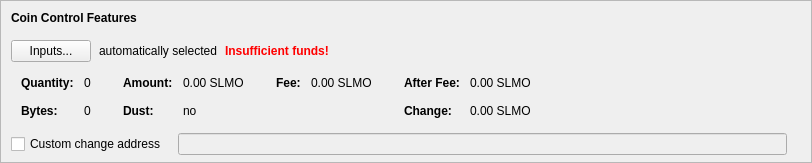
    <widget class="QFrame" name="frameCoinControl">
     <property name="sizePolicy">
      <sizepolicy hsizetype="Expanding" vsizetype="Expanding">
       <horstretch>0</horstretch>
       <verstretch>0</verstretch>
      </sizepolicy>
     </property>
     <property name="maximumSize">
      <size>
       <width>16777215</width>
       <height>16777215</height>
      </size>
     </property>
     <property name="frameShape">
      <enum>QFrame::StyledPanel</enum>
     </property>
     <property name="frameShadow">
      <enum>QFrame::Sunken</enum>
     </property>
     <layout class="QVBoxLayout" name="verticalLayoutCoinControl2">
      <property name="spacing">
       <number>0</number>
      </property>
      <property name="leftMargin">
       <number>0</number>
      </property>
      <property name="topMargin">
       <number>0</number>
      </property>
      <property name="rightMargin">
       <number>0</number>
      </property>
      <property name="bottomMargin">
       <number>6</number>
      </property>
      <item>
       <layout class="QVBoxLayout" name="verticalLayoutCoinControl" stretch="0,0,0,0,1">
        <property name="spacing">
         <number>0</number>
        </property>
        <property name="leftMargin">
         <number>10</number>
        </property>
        <property name="topMargin">
         <number>10</number>
        </property>
        <item>
         <layout class="QHBoxLayout" name="horizontalLayoutCoinControl1">
          <property name="bottomMargin">
           <number>15</number>
          </property>
          <item>
           <widget class="QLabel" name="labelCoinControlFeatures">
            <property name="sizePolicy">
             <sizepolicy hsizetype="Preferred" vsizetype="Maximum">
              <horstretch>0</horstretch>
              <verstretch>0</verstretch>
             </sizepolicy>
            </property>
            <property name="font">
             <font>
              <weight>75</weight>
              <bold>true</bold>
             </font>
            </property>
            <property name="styleSheet">
             <string notr="true">font-weight:bold;</string>
            </property>
            <property name="text">
             <string>Coin Control Features</string>
            </property>
           </widget>
          </item>
         </layout>
        </item>
        <item>
         <layout class="QHBoxLayout" name="horizontalLayoutCoinControl2" stretch="0,0,0,0">
          <property name="spacing">
           <number>8</number>
          </property>
          <property name="bottomMargin">
           <number>10</number>
          </property>
          <item>
           <widget class="QPushButton" name="pushButtonCoinControl">
            <property name="styleSheet">
             <string notr="true"/>
            </property>
            <property name="text">
             <string>Inputs...</string>
            </property>
            <property name="autoDefault">
             <bool>false</bool>
            </property>
           </widget>
          </item>
          <item>
           <widget class="QLabel" name="labelCoinControlAutomaticallySelected">
            <property name="text">
             <string>automatically selected</string>
            </property>
            <property name="margin">
             <number>5</number>
            </property>
           </widget>
          </item>
          <item>
           <widget class="QLabel" name="labelCoinControlInsuffFunds">
            <property name="font">
             <font>
              <weight>75</weight>
              <bold>true</bold>
             </font>
            </property>
            <property name="styleSheet">
             <string notr="true">color:red;font-weight:bold;</string>
            </property>
            <property name="text">
             <string>Insufficient funds!</string>
            </property>
            <property name="margin">
             <number>5</number>
            </property>
           </widget>
          </item>
          <item>
           <spacer name="horizontalSpacerCoinControl">
            <property name="orientation">
             <enum>Qt::Horizontal</enum>
            </property>
            <property name="sizeHint" stdset="0">
             <size>
              <width>40</width>
              <height>1</height>
             </size>
            </property>
           </spacer>
          </item>
         </layout>
        </item>
        <item>
         <widget class="QWidget" name="widgetCoinControl" native="true">
          <property name="sizePolicy">
           <sizepolicy hsizetype="Preferred" vsizetype="Preferred">
            <horstretch>0</horstretch>
            <verstretch>0</verstretch>
           </sizepolicy>
          </property>
          <property name="minimumSize">
           <size>
            <width>0</width>
            <height>0</height>
           </size>
          </property>
          <property name="styleSheet">
           <string notr="true"/>
          </property>
          <layout class="QHBoxLayout" name="horizontalLayoutCoinControl5">
           <property name="leftMargin">
            <number>0</number>
           </property>
           <property name="topMargin">
            <number>0</number>
           </property>
           <property name="rightMargin">
            <number>0</number>
           </property>
           <property name="bottomMargin">
            <number>0</number>
           </property>
           <item>
            <layout class="QHBoxLayout" name="horizontalLayoutCoinControl3" stretch="0,0,0,1">
             <property name="spacing">
              <number>20</number>
             </property>
             <property name="topMargin">
              <number>0</number>
             </property>
             <property name="bottomMargin">
              <number>10</number>
             </property>
             <item>
              <layout class="QFormLayout" name="formLayoutCoinControl1">
               <property name="horizontalSpacing">
                <number>10</number>
               </property>
               <property name="verticalSpacing">
                <number>14</number>
               </property>
               <property name="leftMargin">
                <number>10</number>
               </property>
               <property name="topMargin">
                <number>4</number>
               </property>
               <property name="rightMargin">
                <number>6</number>
               </property>
               <item row="0" column="0">
                <widget class="QLabel" name="labelCoinControlQuantityText">
                 <property name="font">
                  <font>
                   <weight>75</weight>
                   <bold>true</bold>
                  </font>
                 </property>
                 <property name="text">
                  <string>Quantity:</string>
                 </property>
                 <property name="margin">
                  <number>0</number>
                 </property>
                </widget>
               </item>
               <item row="0" column="1">
                <widget class="QLabel" name="labelCoinControlQuantity">
                 <property name="cursor">
                  <cursorShape>IBeamCursor</cursorShape>
                 </property>
                 <property name="contextMenuPolicy">
                  <enum>Qt::ActionsContextMenu</enum>
                 </property>
                 <property name="text">
                  <string notr="true">0</string>
                 </property>
                 <property name="margin">
                  <number>0</number>
                 </property>
                 <property name="textInteractionFlags">
                  <set>Qt::LinksAccessibleByMouse|Qt::TextSelectableByKeyboard|Qt::TextSelectableByMouse</set>
                 </property>
                </widget>
               </item>
               <item row="1" column="0">
                <widget class="QLabel" name="labelCoinControlBytesText">
                 <property name="font">
                  <font>
                   <weight>75</weight>
                   <bold>true</bold>
                  </font>
                 </property>
                 <property name="text">
                  <string>Bytes:</string>
                 </property>
                </widget>
               </item>
               <item row="1" column="1">
                <widget class="QLabel" name="labelCoinControlBytes">
                 <property name="cursor">
                  <cursorShape>IBeamCursor</cursorShape>
                 </property>
                 <property name="contextMenuPolicy">
                  <enum>Qt::ActionsContextMenu</enum>
                 </property>
                 <property name="text">
                  <string notr="true">0</string>
                 </property>
                 <property name="textInteractionFlags">
                  <set>Qt::LinksAccessibleByMouse|Qt::TextSelectableByKeyboard|Qt::TextSelectableByMouse</set>
                 </property>
                </widget>
               </item>
              </layout>
             </item>
             <item>
              <layout class="QFormLayout" name="formLayoutCoinControl2">
               <property name="horizontalSpacing">
                <number>10</number>
               </property>
               <property name="verticalSpacing">
                <number>14</number>
               </property>
               <property name="leftMargin">
                <number>6</number>
               </property>
               <property name="topMargin">
                <number>4</number>
               </property>
               <property name="rightMargin">
                <number>6</number>
               </property>
               <item row="0" column="0">
                <widget class="QLabel" name="labelCoinControlAmountText">
                 <property name="font">
                  <font>
                   <weight>75</weight>
                   <bold>true</bold>
                  </font>
                 </property>
                 <property name="text">
                  <string>Amount:</string>
                 </property>
                 <property name="margin">
                  <number>0</number>
                 </property>
                </widget>
               </item>
               <item row="0" column="1">
                <widget class="QLabel" name="labelCoinControlAmount">
                 <property name="cursor">
                  <cursorShape>IBeamCursor</cursorShape>
                 </property>
                 <property name="contextMenuPolicy">
                  <enum>Qt::ActionsContextMenu</enum>
                 </property>
                 <property name="text">
                  <string notr="true">0.00 SLMO</string>
                 </property>
                 <property name="textInteractionFlags">
                  <set>Qt::LinksAccessibleByMouse|Qt::TextSelectableByKeyboard|Qt::TextSelectableByMouse</set>
                 </property>
                </widget>
               </item>
               <item row="1" column="0">
                <widget class="QLabel" name="labelCoinControlLowOutputText">
                 <property name="font">
                  <font>
                   <weight>75</weight>
                   <bold>true</bold>
                  </font>
                 </property>
                 <property name="text">
                  <string>Dust:</string>
                 </property>
                </widget>
               </item>
               <item row="1" column="1">
                <widget class="QLabel" name="labelCoinControlLowOutput">
                 <property name="cursor">
                  <cursorShape>IBeamCursor</cursorShape>
                 </property>
                 <property name="contextMenuPolicy">
                  <enum>Qt::ActionsContextMenu</enum>
                 </property>
                 <property name="text">
                  <string notr="true">no</string>
                 </property>
                 <property name="textInteractionFlags">
                  <set>Qt::LinksAccessibleByMouse|Qt::TextSelectableByKeyboard|Qt::TextSelectableByMouse</set>
                 </property>
                </widget>
               </item>
              </layout>
             </item>
             <item>
              <layout class="QFormLayout" name="formLayoutCoinControl3">
               <property name="horizontalSpacing">
                <number>10</number>
               </property>
               <property name="verticalSpacing">
                <number>14</number>
               </property>
               <property name="leftMargin">
                <number>6</number>
               </property>
               <property name="topMargin">
                <number>4</number>
               </property>
               <property name="rightMargin">
                <number>6</number>
               </property>
               <item row="0" column="0">
                <widget class="QLabel" name="labelCoinControlFeeText">
                 <property name="font">
                  <font>
                   <weight>75</weight>
                   <bold>true</bold>
                  </font>
                 </property>
                 <property name="text">
                  <string>Fee:</string>
                 </property>
                 <property name="margin">
                  <number>0</number>
                 </property>
                </widget>
               </item>
               <item row="0" column="1">
                <widget class="QLabel" name="labelCoinControlFee">
                 <property name="cursor">
                  <cursorShape>IBeamCursor</cursorShape>
                 </property>
                 <property name="contextMenuPolicy">
                  <enum>Qt::ActionsContextMenu</enum>
                 </property>
                 <property name="text">
                  <string notr="true">0.00 SLMO</string>
                 </property>
                 <property name="textInteractionFlags">
                  <set>Qt::LinksAccessibleByMouse|Qt::TextSelectableByKeyboard|Qt::TextSelectableByMouse</set>
                 </property>
                </widget>
               </item>
              </layout>
             </item>
             <item>
              <layout class="QFormLayout" name="formLayoutCoinControl4">
               <property name="horizontalSpacing">
                <number>10</number>
               </property>
               <property name="verticalSpacing">
                <number>14</number>
               </property>
               <property name="leftMargin">
                <number>6</number>
               </property>
               <property name="topMargin">
                <number>4</number>
               </property>
               <property name="rightMargin">
                <number>6</number>
               </property>
               <item row="0" column="0">
                <widget class="QLabel" name="labelCoinControlAfterFeeText">
                 <property name="font">
                  <font>
                   <weight>75</weight>
                   <bold>true</bold>
                  </font>
                 </property>
                 <property name="text">
                  <string>After Fee:</string>
                 </property>
                 <property name="margin">
                  <number>0</number>
                 </property>
                </widget>
               </item>
               <item row="0" column="1">
                <widget class="QLabel" name="labelCoinControlAfterFee">
                 <property name="cursor">
                  <cursorShape>IBeamCursor</cursorShape>
                 </property>
                 <property name="contextMenuPolicy">
                  <enum>Qt::ActionsContextMenu</enum>
                 </property>
                 <property name="text">
                  <string notr="true">0.00 SLMO</string>
                 </property>
                 <property name="textInteractionFlags">
                  <set>Qt::LinksAccessibleByMouse|Qt::TextSelectableByKeyboard|Qt::TextSelectableByMouse</set>
                 </property>
                </widget>
               </item>
               <item row="1" column="0">
                <widget class="QLabel" name="labelCoinControlChangeText">
                 <property name="font">
                  <font>
                   <weight>75</weight>
                   <bold>true</bold>
                  </font>
                 </property>
                 <property name="text">
                  <string>Change:</string>
                 </property>
                </widget>
               </item>
               <item row="1" column="1">
                <widget class="QLabel" name="labelCoinControlChange">
                 <property name="cursor">
                  <cursorShape>IBeamCursor</cursorShape>
                 </property>
                 <property name="contextMenuPolicy">
                  <enum>Qt::ActionsContextMenu</enum>
                 </property>
                 <property name="text">
                  <string notr="true">0.00 SLMO</string>
                 </property>
                 <property name="textInteractionFlags">
                  <set>Qt::LinksAccessibleByMouse|Qt::TextSelectableByKeyboard|Qt::TextSelectableByMouse</set>
                 </property>
                </widget>
               </item>
              </layout>
             </item>
            </layout>
           </item>
          </layout>
         </widget>
        </item>
        <item>
         <layout class="QHBoxLayout" name="horizontalLayoutCoinControl4" stretch="0,0,0">
          <property name="spacing">
           <number>12</number>
          </property>
          <property name="sizeConstraint">
           <enum>QLayout::SetDefaultConstraint</enum>
          </property>
          <property name="topMargin">
           <number>5</number>
          </property>
          <property name="rightMargin">
           <number>5</number>
          </property>
          <item>
           <widget class="QCheckBox" name="checkBoxCoinControlChange">
            <property name="toolTip">
             <string>If this is activated, but the change address is empty or invalid, change will be sent to a newly generated address.</string>
            </property>
            <property name="text">
             <string>Custom change address</string>
            </property>
           </widget>
          </item>
          <item>
           <widget class="QValidatedLineEdit" name="lineEditCoinControlChange">
            <property name="enabled">
             <bool>false</bool>
            </property>
            <property name="sizePolicy">
             <sizepolicy hsizetype="Expanding" vsizetype="Fixed">
              <horstretch>0</horstretch>
              <verstretch>0</verstretch>
             </sizepolicy>
            </property>
           </widget>
          </item>
          <item>
           <widget class="QLabel" name="labelCoinControlChangeLabel">
            <property name="sizePolicy">
             <sizepolicy hsizetype="Preferred" vsizetype="Expanding">
              <horstretch>0</horstretch>
              <verstretch>0</verstretch>
             </sizepolicy>
            </property>
            <property name="minimumSize">
             <size>
              <width>0</width>
              <height>0</height>
             </size>
            </property>
            <property name="text">
             <string/>
            </property>
            <property name="margin">
             <number>3</number>
            </property>
           </widget>
          </item>
         </layout>
        </item>
        <item>
         <spacer name="verticalSpacerCoinControl">
          <property name="orientation">
           <enum>Qt::Vertical</enum>
          </property>
          <property name="sizeHint" stdset="0">
           <size>
            <width>800</width>
            <height>1</height>
           </size>
          </property>
         </spacer>
        </item>
       </layout>
      </item>
     </layout>
    </widget>
